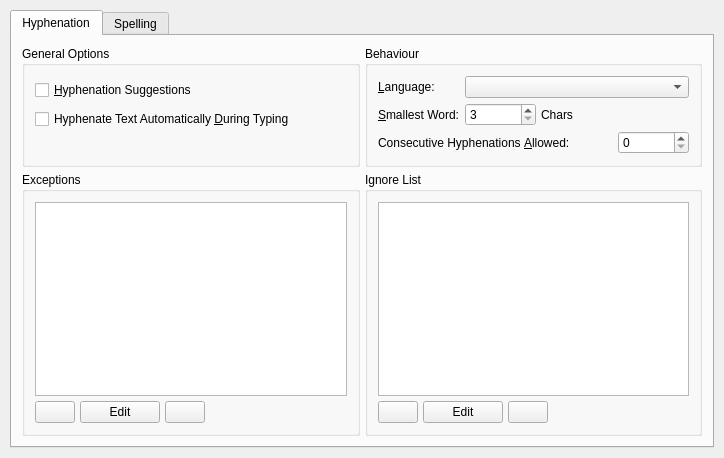
<?xml version="1.0" encoding="UTF-8"?>
<ui version="4.0">
 <class>hysettingsBase</class>
 <widget class="QWidget" name="hysettingsBase">
  <property name="geometry">
   <rect>
    <x>0</x>
    <y>0</y>
    <width>724</width>
    <height>445</height>
   </rect>
  </property>
  <property name="windowTitle">
   <string>Form</string>
  </property>
  <layout class="QGridLayout">
   <property name="margin">
    <number>10</number>
   </property>
   <property name="spacing">
    <number>5</number>
   </property>
   <item row="0" column="0">
    <widget class="QTabWidget" name="tabWidget">
     <property name="tabShape">
      <enum>QTabWidget::Rounded</enum>
     </property>
     <property name="currentIndex">
      <number>0</number>
     </property>
     <widget class="QWidget" name="hyphenationTab">
      <attribute name="title">
       <string>Hyphenation</string>
      </attribute>
      <layout class="QGridLayout" name="hyphGridLayout">
       <item row="0" column="0">
        <widget class="QGroupBox" name="groupBox">
         <property name="sizePolicy">
          <sizepolicy hsizetype="Preferred" vsizetype="Preferred">
           <horstretch>0</horstretch>
           <verstretch>0</verstretch>
          </sizepolicy>
         </property>
         <property name="title">
          <string>General Options</string>
         </property>
         <layout class="QVBoxLayout">
          <property name="spacing">
           <number>5</number>
          </property>
          <property name="margin">
           <number>10</number>
          </property>
          <item>
           <widget class="QCheckBox" name="verbose">
            <property name="toolTip">
             <string>A dialog box showing all possible hyphens for each word will show up when you use the Extras, Hyphenate Text option.</string>
            </property>
            <property name="text">
             <string>&amp;Hyphenation Suggestions</string>
            </property>
           </widget>
          </item>
          <item>
           <widget class="QCheckBox" name="input">
            <property name="toolTip">
             <string>Enables automatic hyphenation of your text while typing.</string>
            </property>
            <property name="text">
             <string>Hyphenate Text Automatically &amp;During Typing</string>
            </property>
           </widget>
          </item>
          <item>
           <spacer name="verticalSpacer">
            <property name="orientation">
             <enum>Qt::Vertical</enum>
            </property>
            <property name="sizeType">
             <enum>QSizePolicy::Minimum</enum>
            </property>
            <property name="sizeHint" stdset="0">
             <size>
              <width>20</width>
              <height>20</height>
             </size>
            </property>
           </spacer>
          </item>
         </layout>
        </widget>
       </item>
       <item row="0" column="1">
        <widget class="QGroupBox" name="groupBox_4">
         <property name="sizePolicy">
          <sizepolicy hsizetype="Preferred" vsizetype="Preferred">
           <horstretch>0</horstretch>
           <verstretch>0</verstretch>
          </sizepolicy>
         </property>
         <property name="title">
          <string>Behaviour</string>
         </property>
         <layout class="QGridLayout">
          <property name="margin">
           <number>10</number>
          </property>
          <property name="spacing">
           <number>5</number>
          </property>
          <item row="0" column="0">
           <widget class="QLabel" name="label">
            <property name="text">
             <string>&amp;Language:</string>
            </property>
            <property name="buddy">
             <cstring>language</cstring>
            </property>
           </widget>
          </item>
          <item row="0" column="1" colspan="3">
           <widget class="QComboBox" name="language"/>
          </item>
          <item row="1" column="0">
           <widget class="QLabel" name="label_2">
            <property name="text">
             <string>&amp;Smallest Word:</string>
            </property>
            <property name="buddy">
             <cstring>wordLen</cstring>
            </property>
           </widget>
          </item>
          <item row="1" column="1">
           <widget class="QSpinBox" name="wordLen">
            <property name="toolTip">
             <string>Length of the smallest word to be hyphenated.</string>
            </property>
            <property name="minimum">
             <number>3</number>
            </property>
           </widget>
          </item>
          <item row="1" column="2" colspan="2">
           <widget class="QLabel" name="label_3">
            <property name="text">
             <string>Chars</string>
            </property>
           </widget>
          </item>
          <item row="2" column="0" colspan="3">
           <widget class="QLabel" name="label_4">
            <property name="text">
             <string>Consecutive Hyphenations &amp;Allowed:</string>
            </property>
            <property name="wordWrap">
             <bool>false</bool>
            </property>
            <property name="buddy">
             <cstring>maxCount</cstring>
            </property>
           </widget>
          </item>
          <item row="2" column="3">
           <widget class="QSpinBox" name="maxCount">
            <property name="toolTip">
             <string>Maximum number of Hyphenations following each other.
A value of 0 means unlimited hyphenations.</string>
            </property>
           </widget>
          </item>
         </layout>
        </widget>
       </item>
       <item row="1" column="0">
        <widget class="QGroupBox" name="groupBox_2">
         <property name="sizePolicy">
          <sizepolicy hsizetype="Preferred" vsizetype="Preferred">
           <horstretch>0</horstretch>
           <verstretch>0</verstretch>
          </sizepolicy>
         </property>
         <property name="title">
          <string>Exceptions</string>
         </property>
         <layout class="QGridLayout">
          <property name="margin">
           <number>10</number>
          </property>
          <property name="spacing">
           <number>5</number>
          </property>
          <item row="0" column="0" colspan="4">
           <widget class="QListWidget" name="exceptList"/>
          </item>
          <item row="1" column="0">
           <widget class="QPushButton" name="buttonExceptAdd">
            <property name="text">
             <string/>
            </property>
           </widget>
          </item>
          <item row="1" column="1">
           <widget class="QPushButton" name="buttonExceptEdit">
            <property name="text">
             <string>Edit</string>
            </property>
           </widget>
          </item>
          <item row="1" column="2">
           <widget class="QPushButton" name="buttonExceptRemove">
            <property name="text">
             <string/>
            </property>
           </widget>
          </item>
          <item row="1" column="3">
           <spacer>
            <property name="orientation">
             <enum>Qt::Horizontal</enum>
            </property>
            <property name="sizeHint" stdset="0">
             <size>
              <width>40</width>
              <height>20</height>
             </size>
            </property>
           </spacer>
          </item>
         </layout>
        </widget>
       </item>
       <item row="1" column="1">
        <widget class="QGroupBox" name="groupBox_3">
         <property name="sizePolicy">
          <sizepolicy hsizetype="Preferred" vsizetype="Preferred">
           <horstretch>0</horstretch>
           <verstretch>0</verstretch>
          </sizepolicy>
         </property>
         <property name="title">
          <string>Ignore List</string>
         </property>
         <layout class="QGridLayout">
          <property name="margin">
           <number>10</number>
          </property>
          <property name="spacing">
           <number>5</number>
          </property>
          <item row="0" column="0" colspan="4">
           <widget class="QListWidget" name="ignoreList">
            <property name="sizePolicy">
             <sizepolicy hsizetype="Preferred" vsizetype="MinimumExpanding">
              <horstretch>0</horstretch>
              <verstretch>0</verstretch>
             </sizepolicy>
            </property>
           </widget>
          </item>
          <item row="1" column="0">
           <widget class="QPushButton" name="buttonIgnoreAdd">
            <property name="text">
             <string/>
            </property>
           </widget>
          </item>
          <item row="1" column="1">
           <widget class="QPushButton" name="buttonIgnoreEdit">
            <property name="text">
             <string>Edit</string>
            </property>
           </widget>
          </item>
          <item row="1" column="2">
           <widget class="QPushButton" name="buttonIgnoreRemove">
            <property name="text">
             <string/>
            </property>
           </widget>
          </item>
          <item row="1" column="3">
           <spacer>
            <property name="orientation">
             <enum>Qt::Horizontal</enum>
            </property>
            <property name="sizeHint" stdset="0">
             <size>
              <width>21</width>
              <height>20</height>
             </size>
            </property>
           </spacer>
          </item>
         </layout>
        </widget>
       </item>
      </layout>
     </widget>
     <widget class="QWidget" name="spellingTab">
      <attribute name="title">
       <string>Spelling</string>
      </attribute>
      <layout class="QVBoxLayout" name="verticalLayout_3">
       <item>
        <layout class="QHBoxLayout" name="horizontalLayout_2">
         <item>
          <layout class="QVBoxLayout" name="verticalLayout">
           <item>
            <widget class="QLabel" name="label_5">
             <property name="text">
              <string>Installed Spelling Dictionaries</string>
             </property>
            </widget>
           </item>
           <item>
            <widget class="QTableWidget" name="dictTableWidget">
             <attribute name="verticalHeaderVisible">
              <bool>false</bool>
             </attribute>
            </widget>
           </item>
          </layout>
         </item>
         <item>
          <layout class="QVBoxLayout" name="verticalLayout_2">
           <item>
            <widget class="QLabel" name="label_6">
             <property name="text">
              <string>Downloadable Spelling Dictionaries</string>
             </property>
            </widget>
           </item>
           <item>
            <widget class="QTableWidget" name="availDictTableWidget">
             <attribute name="verticalHeaderVisible">
              <bool>false</bool>
             </attribute>
            </widget>
           </item>
          </layout>
         </item>
        </layout>
       </item>
       <item>
        <layout class="QHBoxLayout" name="horizontalLayout">
         <item>
          <widget class="QLabel" name="dlLabel">
           <property name="text">
            <string>Downloading</string>
           </property>
          </widget>
         </item>
         <item>
          <widget class="QProgressBar" name="downloadProgressBar">
           <property name="value">
            <number>0</number>
           </property>
           <property name="textVisible">
            <bool>true</bool>
           </property>
           <property name="invertedAppearance">
            <bool>false</bool>
           </property>
          </widget>
         </item>
         <item>
          <spacer name="horizontalSpacer">
           <property name="orientation">
            <enum>Qt::Horizontal</enum>
           </property>
           <property name="sizeHint" stdset="0">
            <size>
             <width>40</width>
             <height>20</height>
            </size>
           </property>
          </spacer>
         </item>
         <item>
          <widget class="QPushButton" name="availListDownloadButton">
           <property name="text">
            <string>Refresh Downloadable List</string>
           </property>
          </widget>
         </item>
         <item>
          <widget class="QPushButton" name="spellDownloadButton">
           <property name="text">
            <string>Download Selected Dictionaries</string>
           </property>
          </widget>
         </item>
        </layout>
       </item>
      </layout>
     </widget>
    </widget>
   </item>
  </layout>
 </widget>
 <layoutdefault spacing="5" margin="10"/>
 <resources/>
 <connections/>
</ui>
